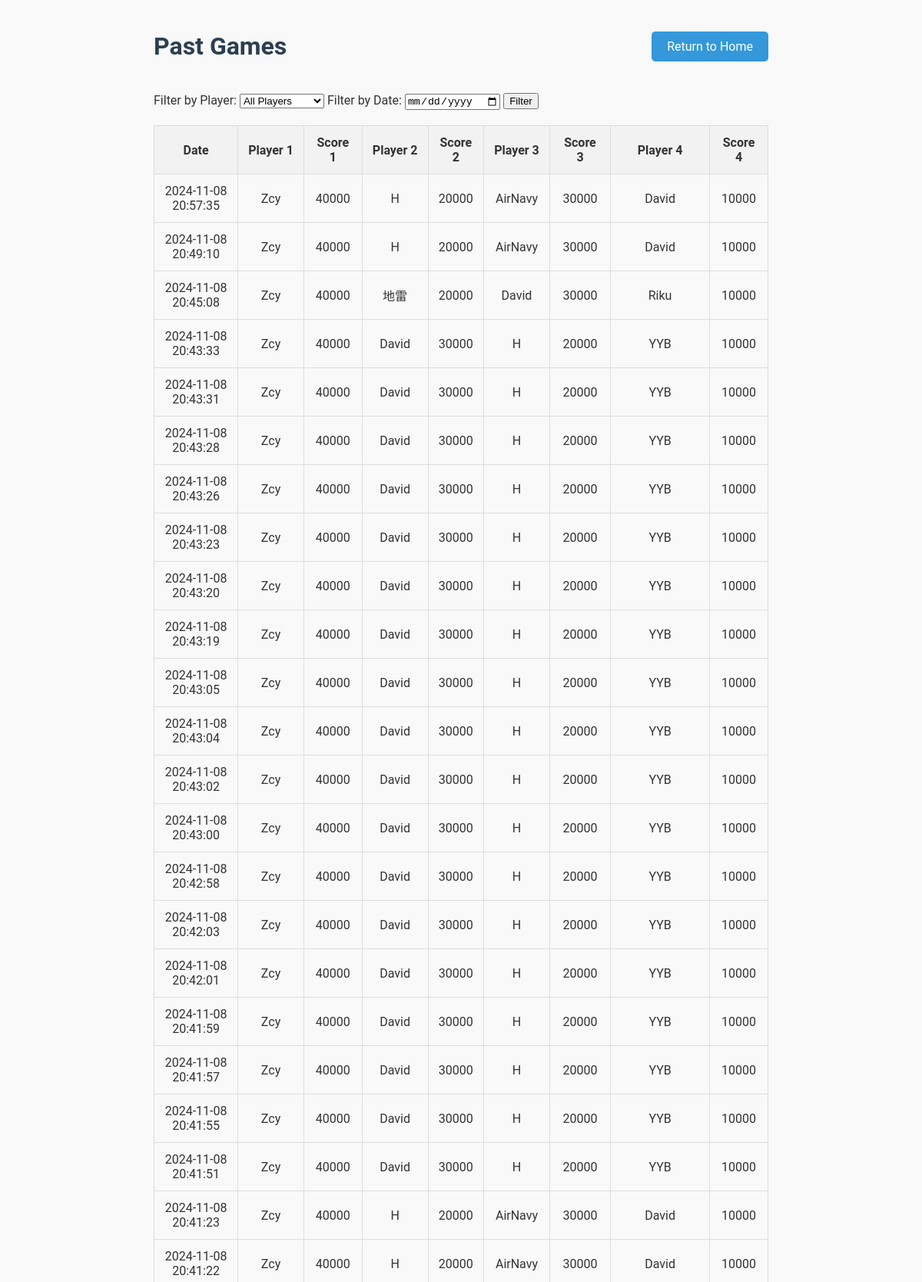
Screenshot of /view-past-games (upper part) with the database file from the repository.
### tables this page shows
CREATE TABLE games (
    game_id INTEGER PRIMARY KEY AUTOINCREMENT,
    player1 TEXT NOT NULL,
    player2 TEXT NOT NULL,
    player3 TEXT NOT NULL,
    player4 TEXT NOT NULL,
    raw_score1 INTEGER NOT NULL,
    raw_score2 INTEGER NOT NULL,
    raw_score3 INTEGER NOT NULL,
    raw_score4 INTEGER NOT NULL,
    final_score1 INTEGER NOT NULL,
    final_score2 INTEGER NOT NULL,
    final_score3 INTEGER NOT NULL,
    final_score4 INTEGER NOT NULL,
    game_date TIMESTAMP DEFAULT CURRENT_TIMESTAMP
);

### app.py (the view)
@app.route("/view-past-games", methods=["GET", "POST"])
def view_past_games():
    conn = get_db_connection()
    cursor = conn.cursor()
    player_filter = request.form.get("player_filter")
    date_filter = request.form.get("date_filter")
    query = """
    SELECT game_date, player1, player2, player3, player4, raw_score1, raw_score2, raw_score3, raw_score4
    FROM games WHERE 1=1
    """
    params = []
    if player_filter:
        query += " AND (? IN (player1, player2, player3, player4))"
        params.append(player_filter)
    if date_filter:
        query += " AND DATE(game_date) = ?"
        params.append(date_filter)
    query += " ORDER BY game_date DESC"
    cursor.execute(query, params)
    games = cursor.fetchall()
    cursor.execute("SELECT name FROM players")
    players = cursor.fetchall()
    conn.close()
    return render_template("view_past_games.html", games=games, players=players)

### app.py (called while the page is built)
def get_db_connection():
    conn = sqlite3.connect('mahjong.db')
    conn.row_factory = sqlite3.Row  # Return rows as dictionaries
    return conn

### templates/view_past_games.html (shortened to what this page needs)
<!DOCTYPE html>
<html lang="en">
<head>
</head>
<body>
    <div class="container">
        <div class="header-row">
            <h1>Past Games</h1>
            <div class="return-button">
                <a href="{{ url_for('home') }}">Return to Home</a>
            </div>
        </div>
        <div class="filter-section">
            <form method="POST">
                <label for="player_filter">Filter by Player:</label>
                <select name="player_filter" id="player_filter">
                    <option value="">All Players</option>
                </select>
                <label for="date_filter">Filter by Date:</label>
                <input type="date" name="date_filter" id="date_filter">
                <button type="submit">Filter</button>
            </form>
        </div>
        <table>
            <tr>
                <th>Date</th>
                <th>Player 1</th>
                <th>Score 1</th>
                <th>Player 2</th>
                <th>Score 2</th>
                <th>Player 3</th>
                <th>Score 3</th>
                <th>Player 4</th>
                <th>Score 4</th>
            </tr>
            {% for game in games %}
            <tr>
                <td>{{ game['game_date'] }}</td>
                <td>{{ game['player1'] }}</td>
                <td>{{ game['raw_score1'] }}</td>
                <td>{{ game['player2'] }}</td>
                <td>{{ game['raw_score2'] }}</td>
                <td>{{ game['player3'] }}</td>
                <td>{{ game['raw_score3'] }}</td>
                <td>{{ game['player4'] }}</td>
                <td>{{ game['raw_score4'] }}</td>
            </tr>
            {% endfor %}
        </table>
    </div>
</body>
</html>

### templates/view_past_games.html (style rules this page uses)
body { font-family: 'Roboto', sans-serif; background-color: #f9f9f9; color: #333; margin: 0; padding: 20px; }
.container { max-width: 800px; margin: 0 auto; }
.header-row { display: flex; justify-content: space-between; align-items: center; margin-bottom: 20px; }
h1 { color: #2c3e50; }
table { width: 100%; border-collapse: collapse; margin-top: 20px; }
th, td { padding: 12px; border: 1px solid #ddd; text-align: center; }
th { background-color: #f2f2f2; }
.filter-section { margin-bottom: 20px; }
.return-button a { text-decoration: none; background-color: #3498db; color: #ffffff; padding: 10px 20px; border-radius: 5px; transition: background-color 0.3s; }

### rows the page displays
games: game_date "2024-11-08 20:57:35", player1 "Zcy", raw_score1 "40000", player2 "H", raw_score2 "20000", player3 "AirNavy", raw_score3 "30000", player4 "David", raw_score4 "10000"
games: game_date "2024-11-08 20:49:10", player1 "Zcy", raw_score1 "40000", player2 "H", raw_score2 "20000", player3 "AirNavy", raw_score3 "30000", player4 "David", raw_score4 "10000"
games: game_date "2024-11-08 20:45:08", player1 "Zcy", raw_score1 "40000", player2 "地雷", raw_score2 "20000", player3 "David", raw_score3 "30000", player4 "Riku", raw_score4 "10000"
games: game_date "2024-11-08 20:43:33", player1 "Zcy", raw_score1 "40000", player2 "David", raw_score2 "30000", player3 "H", raw_score3 "20000", player4 "YYB", raw_score4 "10000"
games: game_date "2024-11-08 20:43:31", player1 "Zcy", raw_score1 "40000", player2 "David", raw_score2 "30000", player3 "H", raw_score3 "20000", player4 "YYB", raw_score4 "10000"
games: game_date "2024-11-08 20:43:28", player1 "Zcy", raw_score1 "40000", player2 "David", raw_score2 "30000", player3 "H", raw_score3 "20000", player4 "YYB", raw_score4 "10000"
games: game_date "2024-11-08 20:43:26", player1 "Zcy", raw_score1 "40000", player2 "David", raw_score2 "30000", player3 "H", raw_score3 "20000", player4 "YYB", raw_score4 "10000"
games: game_date "2024-11-08 20:43:23", player1 "Zcy", raw_score1 "40000", player2 "David", raw_score2 "30000", player3 "H", raw_score3 "20000", player4 "YYB", raw_score4 "10000"
games: game_date "2024-11-08 20:43:20", player1 "Zcy", raw_score1 "40000", player2 "David", raw_score2 "30000", player3 "H", raw_score3 "20000", player4 "YYB", raw_score4 "10000"
games: game_date "2024-11-08 20:43:19", player1 "Zcy", raw_score1 "40000", player2 "David", raw_score2 "30000", player3 "H", raw_score3 "20000", player4 "YYB", raw_score4 "10000"
games: game_date "2024-11-08 20:43:05", player1 "Zcy", raw_score1 "40000", player2 "David", raw_score2 "30000", player3 "H", raw_score3 "20000", player4 "YYB", raw_score4 "10000"
games: game_date "2024-11-08 20:43:04", player1 "Zcy", raw_score1 "40000", player2 "David", raw_score2 "30000", player3 "H", raw_score3 "20000", player4 "YYB", raw_score4 "10000"
games: game_date "2024-11-08 20:43:02", player1 "Zcy", raw_score1 "40000", player2 "David", raw_score2 "30000", player3 "H", raw_score3 "20000", player4 "YYB", raw_score4 "10000"
games: game_date "2024-11-08 20:43:00", player1 "Zcy", raw_score1 "40000", player2 "David", raw_score2 "30000", player3 "H", raw_score3 "20000", player4 "YYB", raw_score4 "10000"
games: game_date "2024-11-08 20:42:58", player1 "Zcy", raw_score1 "40000", player2 "David", raw_score2 "30000", player3 "H", raw_score3 "20000", player4 "YYB", raw_score4 "10000"
games: game_date "2024-11-08 20:42:03", player1 "Zcy", raw_score1 "40000", player2 "David", raw_score2 "30000", player3 "H", raw_score3 "20000", player4 "YYB", raw_score4 "10000"
games: game_date "2024-11-08 20:42:01", player1 "Zcy", raw_score1 "40000", player2 "David", raw_score2 "30000", player3 "H", raw_score3 "20000", player4 "YYB", raw_score4 "10000"
games: game_date "2024-11-08 20:41:59", player1 "Zcy", raw_score1 "40000", player2 "David", raw_score2 "30000", player3 "H", raw_score3 "20000", player4 "YYB", raw_score4 "10000"
games: game_date "2024-11-08 20:41:57", player1 "Zcy", raw_score1 "40000", player2 "David", raw_score2 "30000", player3 "H", raw_score3 "20000", player4 "YYB", raw_score4 "10000"
games: game_date "2024-11-08 20:41:55", player1 "Zcy", raw_score1 "40000", player2 "David", raw_score2 "30000", player3 "H", raw_score3 "20000", player4 "YYB", raw_score4 "10000"
games: game_date "2024-11-08 20:41:51", player1 "Zcy", raw_score1 "40000", player2 "David", raw_score2 "30000", player3 "H", raw_score3 "20000", player4 "YYB", raw_score4 "10000"
games: game_date "2024-11-08 20:41:23", player1 "Zcy", raw_score1 "40000", player2 "H", raw_score2 "20000", player3 "AirNavy", raw_score3 "30000", player4 "David", raw_score4 "10000"
games: game_date "2024-11-08 20:41:22", player1 "Zcy", raw_score1 "40000", player2 "H", raw_score2 "20000", player3 "AirNavy", raw_score3 "30000", player4 "David", raw_score4 "10000"
